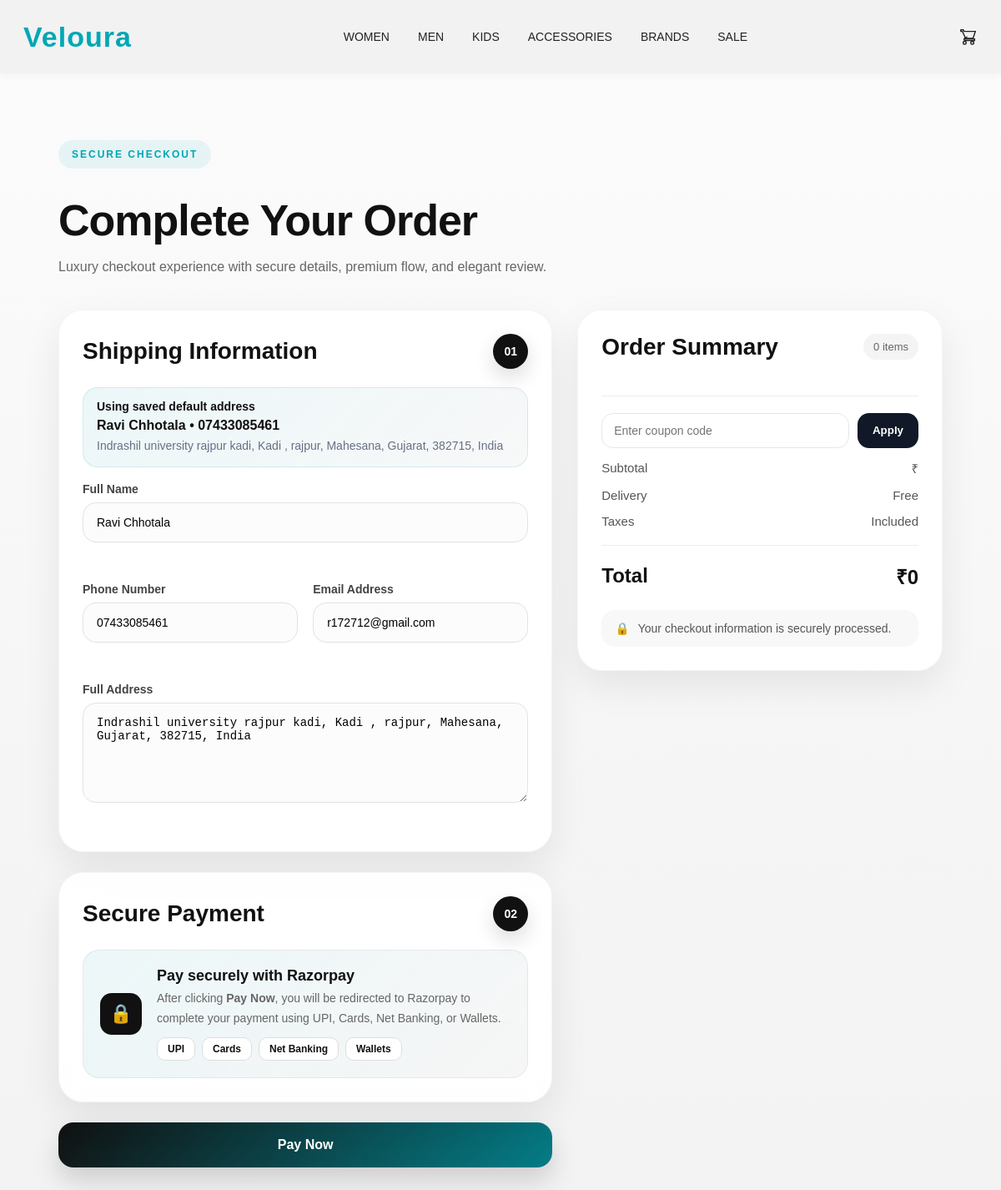
The page /checkout/ (signed in) on the database its author committed.
### products/models.py (models this page shows, shortened)
class Address(models.Model):
    user = models.ForeignKey(User, on_delete=models.CASCADE, related_name='addresses')
    full_name = models.CharField(max_length=100)
    phone = models.CharField(max_length=15)
    address_line_1 = models.CharField(max_length=255)
    address_line_2 = models.CharField(max_length=255, blank=True, null=True)
    city = models.CharField(max_length=100)
    state = models.CharField(max_length=100)
    postal_code = models.CharField(max_length=20)
    country = models.CharField(max_length=100, default='India')
    is_default = models.BooleanField(default=False)
    created_at = models.DateTimeField(auto_now_add=True)
    @property
    def full_address(self):
        parts = [
            self.address_line_1,
            self.address_line_2,
            self.city,
            self.state,
            self.postal_code,
            self.country,
        ]
        return ", ".join([part for part in parts if part])

### products/views.py (the view, shortened to what this page needs)
# urls.py: path('checkout/', checkout_view, name='checkout'),
def checkout_view(request):
    cart = request.session.get('cart', {})
    cart_items = []
    total = 0
    default_address = None
    checkout_prefill = {
        'full_name': '',
        'phone': '',
        'email': '',
        'address': '',
    }
    if request.user.is_authenticated:
        default_address = Address.objects.filter(
            user=request.user,
            is_default=True
        ).first()
        if not default_address:
            default_address = Address.objects.filter(user=request.user).order_by('-created_at').first()
        checkout_prefill['email'] = request.user.email or ''
        if default_address:
            checkout_prefill['full_name'] = default_address.full_name or ''
            checkout_prefill['phone'] = default_address.phone or ''
            checkout_prefill['address'] = default_address.full_address or ''
    context = {
        'cart_items': cart_items,
        'total': total,
        'default_address': default_address,
        'checkout_prefill': checkout_prefill,
    }
    return render(request, 'checkout.html', context)

### products/context_processors.py (called while the page is built)
def cart_count(request):
    cart = request.session.get('cart', {})
    total_items = sum(item['quantity'] for item in cart.values())
    return {
        'cart_count': total_items
    }

def wishlist_count(request):
    wishlist = request.session.get('wishlist', {})
    return {
        'wishlist_count': len(wishlist)
    }

### templates/checkout.html (shortened to what this page needs)
{% load static %}
<!DOCTYPE html>
<html lang="en">
<head>
    <link rel="stylesheet" href="{% static 'style.css' %}">
</head>
<body>
    <header class="navbar">
        <div class="logo"><a href="/" class="logo-link">Veloura</a></div>
        <nav class="nav-links">
            <div class="nav-item"><a href="{% url 'category_products' 'women' %}">WOMEN</a></div>
            <div class="nav-item"><a href="{% url 'category_products' 'men' %}">MEN</a></div>
            <div class="nav-item"><a href="{% url 'category_products' 'kids' %}">KIDS</a></div>
            <div class="nav-item"><a href="{% url 'category_products' 'accessories' %}">ACCESSORIES</a></div>
            <div class="nav-item"><a href="#">BRANDS</a></div>
            <div class="nav-item"><a href="#">SALE</a></div>
        </nav>
        <div class="nav-icons">
            <a href="{% url 'cart' %}" class="cart-icon-link">
                <div class="cart-icon-wrap">
                    <svg class="icon" viewBox="0 0 24 24">
                        <path d="M7 18c-1.1 0-2 .9-2 2s.9 2 2 2 2-.9 2-2-.9-2-2-2zm10 0c-1.1 0-2 .9-2 2s.9 2 2 2 2-.9 2-2-.9-2-2-2zM7.2 14h9.45c.75 0 1.41-.41 1.75-1.03L21 5H6.21l-.94-2H2v2h2l3.6 7.59-1.35 2.44C5.52 15.37 6.48 17 8 17h12v-2H8l1.2-2z"/>
                    </svg>
                </div>
            </a>
        </div>
    </header>
    <section class="checkout-page">
        <div class="checkout-top">
            <span class="section-tag">SECURE CHECKOUT</span>
            <h1>Complete Your Order</h1>
            <p>Luxury checkout experience with secure details, premium flow, and elegant review.</p>
        </div>
        <div class="checkout-layout">
            <form id="checkoutForm" class="checkout-left">
                <div class="checkout-card glass-card">
                    <div class="checkout-card-top">
                        <h2>Shipping Information</h2>
                        <span class="checkout-step">01</span>
                    </div>
                    {% if default_address %}
                    <div class="checkout-default-address-note">
                        <strong>Using saved default address</strong>
                        <p>{{ default_address.full_name }} • {{ default_address.phone }}</p>
                        <span>{{ default_address.full_address }}</span>
                    </div>
                    {% endif %}
                    <div class="checkout-form-grid">
                        <div class="checkout-field full-width">
                            <label for="full_name">Full Name</label>
                            <input type="text" id="full_name" name="full_name" placeholder="Enter your full name" value="{{ checkout_prefill.full_name }}" required>
                            <small class="field-error" id="full_name_error"></small>
                        </div>
                        <div class="checkout-field">
                            <label for="phone">Phone Number</label>
                            <input type="text" id="phone" name="phone" placeholder="Enter phone number" value="{{ checkout_prefill.phone }}" required>
                            <small class="field-error" id="phone_error"></small>
                        </div>
                        <div class="checkout-field">
                            <label for="email">Email Address</label>
                            <input type="email" id="email" name="email" placeholder="Enter email address" value="{{ checkout_prefill.email }}">
                            <small class="field-error" id="email_error"></small>
                        </div>
                        <div class="checkout-field full-width">
                            <label for="address">Full Address</label>
                            <textarea id="address" name="address" placeholder="House no, street, city, state, postal code" required>{{ checkout_prefill.address }}</textarea>
                            <small class="field-error" id="address_error"></small>
                        </div>
                    </div>
                </div>
                <div class="checkout-card glass-card">
                    <div class="checkout-card-top">
                        <h2>Secure Payment</h2>
                        <span class="checkout-step">02</span>
                    </div>
                    <div class="real-payment-box">
                        <div class="real-payment-left">
                            <div class="lock-icon">🔒</div>
                        </div>
                        <div class="real-payment-content">
                            <h3>Pay securely with Razorpay</h3>
                            <p>
                                After clicking <strong>Pay Now</strong>, you will be redirected to Razorpay
                                to complete your payment using UPI, Cards, Net Banking, or Wallets.
                            </p>
                            <div class="payment-badges">
                                <span>UPI</span>
                                <span>Cards</span>
                                <span>Net Banking</span>
                                <span>Wallets</span>
                            </div>
                        </div>
                    </div>
                </div>
                <button type="button" class="place-order-btn" id="payNowBtnDesktop" onclick="startRazorpay()">
                    Pay Now
                </button>
            </form>
            <div class="checkout-right">
                <div class="checkout-summary-card glass-card">
                    <div class="summary-header">
                        <h2>Order Summary</h2>
                        <span>{{ cart_count }} item{{ cart_count|pluralize }}</span>
                    </div>
                    <div class="summary-divider"></div>
                    <form method="post" action="{% url 'apply_coupon' %}" class="coupon-form">
                        <input type="text" name="coupon_code" placeholder="Enter coupon code" class="coupon-input">
                        {% if applied_coupon %}
                            <button type="button" class="coupon-btn applied-btn" disabled>Applied</button>
                        {% else %}
                            <button type="submit" class="coupon-btn">Apply</button>
                        {% endif %}
                    </form>
                    <div class="summary-line">
                        <span>Subtotal</span>
                        <span>₹{{ subtotal }}</span>
                    </div>
                    <div class="summary-line">
                        <span>Delivery</span>
                        <span>Free</span>
                    </div>
                    <div class="summary-line">
                        <span>Taxes</span>
                        <span>Included</span>
                    </div>
                    <div class="summary-divider"></div>
                    <div class="summary-total">
                        <span>Total</span>
                        <span class="summary-total-amount">₹{{ total }}</span>
                    </div>
                    <div class="checkout-secure-note">
                        <span>🔒</span>
                        <p>Your checkout information is securely processed.</p>
                    </div>
                </div>
            </div>
        </div>
    </section>
</body>
</html>

### rows shown on the page
Address: full_name "Ravi Chhotala", phone "07433085461", full_address "Indrashil university rajpur kadi, Kadi , rajpur, Mahesana, Gujarat, 382715, India"

### other values the page prints
{{ cart_count }} "0"
{{ total }} "0"
